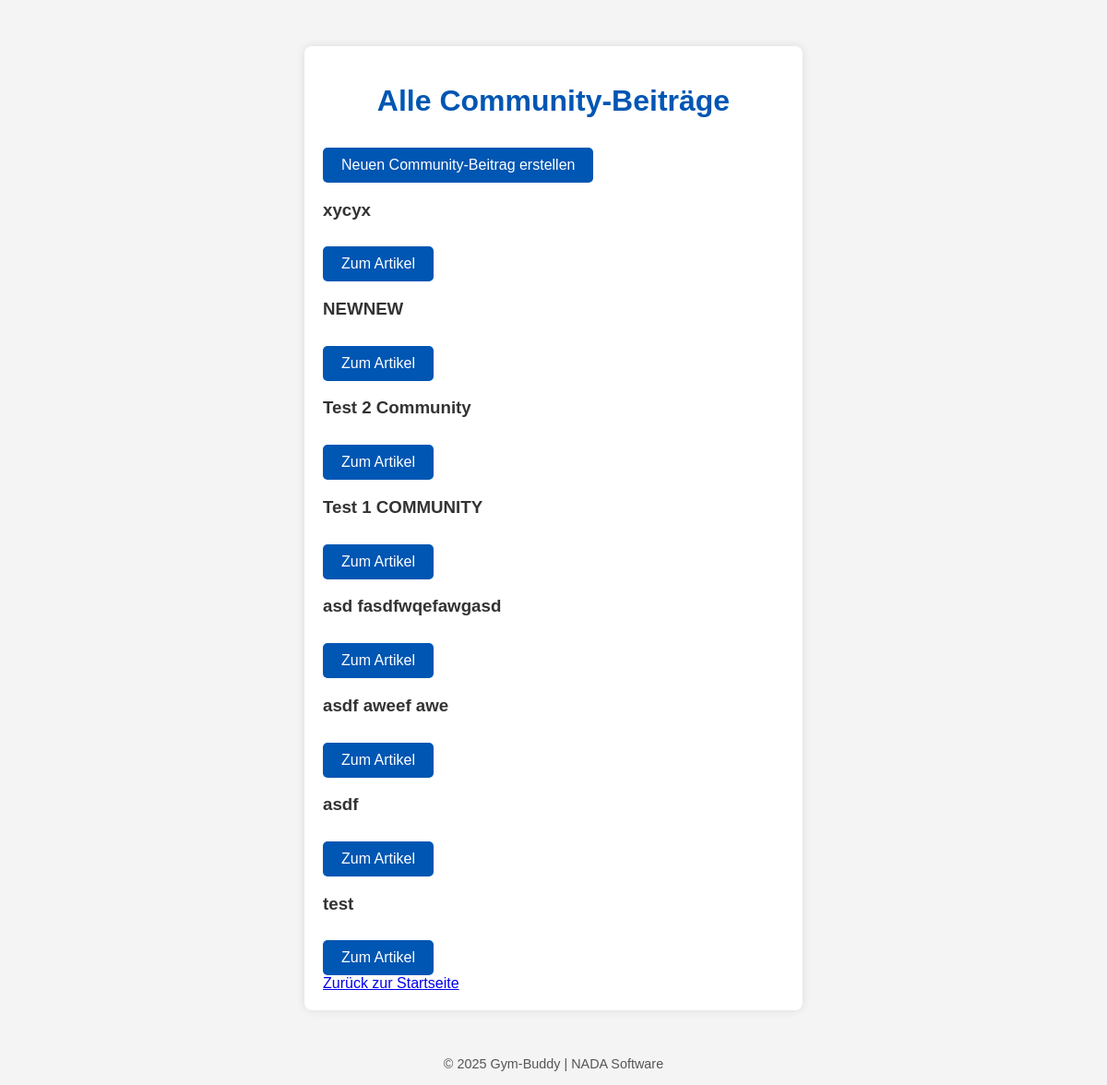
/community/, run on the app's committed database.
### blog/models.py (models this page shows, shortened)
class Article(models.Model):
    title = models.CharField(
        max_length=_TITLE_MAX_LENGTH,
        validators=[
            MinLengthValidator(
                _TITLE_MIN_LENGTH,
                message=f"Titel ist zu kurz (min. {_TITLE_MIN_LENGTH} Zeichen).",
            ),
        ],
    )
    content = models.TextField(
        validators=[
            MinLengthValidator(
                _CONTENT_MIN_LENGTH,
                message=f"Inhalt ist zu kurz (min. {_CONTENT_MIN_LENGTH} Zeichen).",
            ),
            MaxLengthValidator(
                _CONTENT_MAX_LENGTH,
                message=f"Inhalt ist zu lang (max. {_CONTENT_MAX_LENGTH} Zeichen).",
            ),
        ]
    )
    created_at = models.DateTimeField(auto_now_add=True)

### blog/views.py (the view)
# urls.py: path("community/", views.community, name='all_community'),
def community(request):
    articles = Article.objects.all().order_by('-id')
    return render(request, "all_community.html", {"articles": articles})

### blog/templates/all_community.html (shortened to what this page needs)
{% load static %}
<!DOCTYPE html>
<html lang="de">
<head>
    <link rel="stylesheet" href="{% static 'style.css' %}">
</head>
<body>
    <div class="container">
        <h1>Alle Community-Beiträge</h1>
        <div class="community-grid">
            <div class="community-card">
                <a href="{% url 'add_article' %}" class="btn">Neuen Community-Beitrag erstellen</a>
            </div>
        </div>
        <div class="community-grid">
            {% for article in articles %}
                <div class="community-card">
                    <h3>{{ article.title }}</h3>
                    <a href="{% url 'article_detail' article.pk %}" class="btn">Zum Artikel</a>
                </div>
            {% empty %}
                <p>Keine Community-Beiträge vorhanden.</p>
            {% endfor %}
        </div>
        <section class="footer-links">
            <a href="{% url 'article_list' %}" class="back-link">Zurück zur Startseite</a>
        </section>
    </div>
    <footer class="footer">
        <p>&copy; 2025 Gym-Buddy | NADA Software</p>
    </footer>
</body>
</html>

### static/style.css (style rules this page uses)
body { font-family: 'Arial', sans-serif; margin: 0; padding: 0; background-color: #f4f4f4; color: #333; }
.container { width: 80%; max-width: 500px; margin: 50px auto; padding: 20px; background-color: #fff; box-shadow: 0 0 10px rgba(0, 0, 0, 0.1); border-radius: 8px; }
h1 { text-align: center; color: #0056b3; }
.btn { display: inline-block; margin-top: 10px; padding: 10px 20px; background-color: #0056b3; color: white; text-decoration: none; border-radius: 5px; text-align: center; }
footer { margin-top: 30px; text-align: center; font-size: 0.9em; color: #555; }

### data on the page
Article: title "xycyx"
Article: title "NEWNEW"
Article: title "Test 2 Community"
Article: title "Test 1 COMMUNITY"
Article: title "asd fasdfwqefawgasd"
Article: title "asdf aweef awe"
Article: title "asdf"
Article: title "test"
